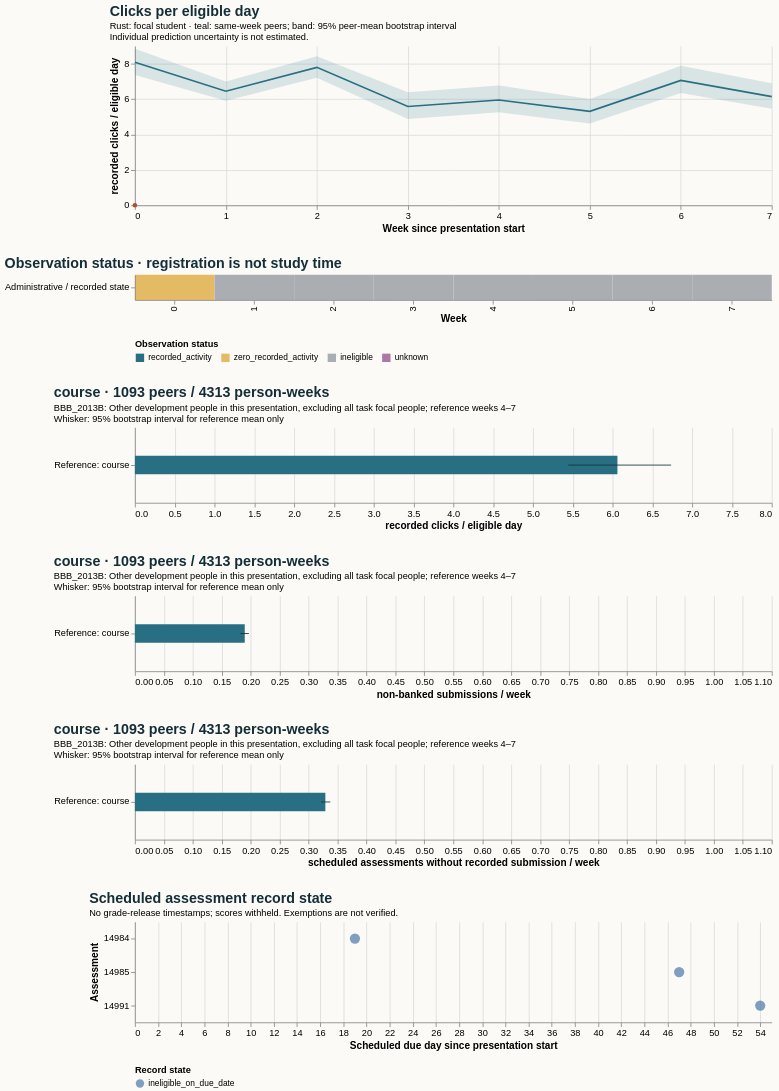

Here is the Vega-Lite specification saved for this chart:
### Vega-Lite specification from a JSON file in a GitHub repository (floating-point values rounded to 4 significant figures)
{"$schema": "https://vega.github.io/schema/vega-lite/v5.20.1.json", "config": {"axis": {"labelFontSize": 11, "titleFontSize": 12}, "background": "#fbfaf7", "font": "sans-serif", "title": {"anchor": "start", "color": "#142e38", "fontSize": 17, "subtitleFontSize": 11}, "view": {"continuousHeight": 300, "continuousWidth": 300, "stroke": null}}, "datasets": {"data-34b7e370ba5db3f4b5c474d5a8c7ddc2": [{"hi": null, "lo": null, "series": "Focal: weeks 4–7", "value": null}, {"hi": 0.1967, "lo": 0.1823, "series": "Reference: course", "value": 0.1897}], "data-35efcf5478918bc40c2bcc37fd938ddf": [{"hi": null, "lo": null, "series": "Focal: weeks 4–7", "value": null}, {"hi": 6.735, "lo": 5.444, "series": "Reference: course", "value": 6.061}], "data-49afe4daf034a980ca0a5ac21d2c21d2": [{"eligible_days": 2.0, "end_day": 6, "logging_completeness": "unknown", "observation_status": "zero_recorded_activity", "row": "Administrative / recorded state", "score_status": "withheld_release_time_unknown", "start_day": 0, "value": 0.0, "week": 0}, {"eligible_days": 0.0, "end_day": 13, "logging_completeness": "unknown", "observation_status": "ineligible", "row": "Administrative / recorded state", "score_status": "withheld_release_time_unknown", "start_day": 7, "value": null, "week": 1}, {"eligible_days": 0.0, "end_day": 20, "logging_completeness": "unknown", "observation_status": "ineligible", "row": "Administrative / recorded state", "score_status": "withheld_release_time_unknown", "start_day": 14, "value": null, "week": 2}, {"eligible_days": 0.0, "end_day": 27, "logging_completeness": "unknown", "observation_status": "ineligible", "row": "Administrative / recorded state", "score_status": "withheld_release_time_unknown", "start_day": 21, "value": null, "week": 3}, {"eligible_days": 0.0, "end_day": 34, "logging_completeness": "unknown", "observation_status": "ineligible", "row": "Administrative / recorded state", "score_status": "withheld_release_time_unknown", "start_day": 28, "value": null, "week": 4}, {"eligible_days": 0.0, "end_day": 41, "logging_completeness": "unknown", "observation_status": "ineligible", "row": "Administrative / recorded state", "score_status": "withheld_release_time_unknown", "start_day": 35, "value": null, "week": 5}, {"eligible_days": 0.0, "end_day": 48, "logging_completeness": "unknown", "observation_status": "ineligible", "row": "Administrative / recorded state", "score_status": "withheld_release_time_unknown", "start_day": 42, "value": null, "week": 6}, {"eligible_days": 0.0, "end_day": 55, "logging_completeness": "unknown", "observation_status": "ineligible", "row": "Administrative / recorded state", "score_status": "withheld_release_time_unknown", "start_day": 49, "value": null, "week": 7}], "data-6000c592f7575eb18013cdacb7a91839": [{"end_day": 6, "focal_value": 0.0, "peer_ci_high": 8.848, "peer_ci_low": 7.359, "peer_mean": 8.09, "peer_observations": 1167, "peer_people": 1167, "reference": "course", "unit": "recorded clicks / eligible day", "week": 0}, {"end_day": 13, "focal_value": null, "peer_ci_high": 6.997, "peer_ci_low": 5.917, "peer_mean": 6.449, "peer_observations": 1159, "peer_people": 1159, "reference": "course", "unit": "recorded clicks / eligible day", "week": 1}, {"end_day": 20, "focal_value": null, "peer_ci_high": 8.429, "peer_ci_low": 7.206, "peer_mean": 7.8, "peer_observations": 1140, "peer_people": 1140, "reference": "course", "unit": "recorded clicks / eligible day", "week": 2}, {"end_day": 27, "focal_value": null, "peer_ci_high": 6.396, "peer_ci_low": 4.874, "peer_mean": 5.586, "peer_observations": 1132, "peer_people": 1132, "reference": "course", "unit": "recorded clicks / eligible day", "week": 3}, {"end_day": 34, "focal_value": null, "peer_ci_high": 6.779, "peer_ci_low": 5.254, "peer_mean": 5.952, "peer_observations": 1093, "peer_people": 1093, "reference": "course", "unit": "recorded clicks / eligible day", "week": 4}, {"end_day": 41, "focal_value": null, "peer_ci_high": 6.011, "peer_ci_low": 4.623, "peer_mean": 5.31, "peer_observations": 1086, "peer_people": 1086, "reference": "course", "unit": "recorded clicks / eligible day", "week": 5}, {"end_day": 48, "focal_value": null, "peer_ci_high": 7.883, "peer_ci_low": 6.344, "peer_mean": 7.057, "peer_observations": 1075, "peer_people": 1075, "reference": "course", "unit": "recorded clicks / eligible day", "week": 6}, {"end_day": 55, "focal_value": null, "peer_ci_high": 6.902, "peer_ci_low": 5.459, "peer_mean": 6.139, "peer_observations": 1059, "peer_people": 1059, "reference": "course", "unit": "recorded clicks / eligible day", "week": 7}], "data-6d0b67e3caf8f42167afb9712a6c39e7": [{"as_of_day": 20, "assessment_id": 14984, "course": "BBB_2013B", "due_day": 19, "person_id": 1996746, "score_status": "withheld_release_time_unknown", "state": "ineligible_on_due_date", "week": 2}, {"as_of_day": 48, "assessment_id": 14985, "course": "BBB_2013B", "due_day": 47, "person_id": 1996746, "score_status": "withheld_release_time_unknown", "state": "ineligible_on_due_date", "week": 6}, {"as_of_day": 55, "assessment_id": 14991, "course": "BBB_2013B", "due_day": 54, "person_id": 1996746, "score_status": "withheld_release_time_unknown", "state": "ineligible_on_due_date", "week": 7}], "data-ef7a837fe5bcea9aa9830679e21eca84": [{"hi": null, "lo": null, "series": "Focal: weeks 4–7", "value": null}, {"hi": 0.3375, "lo": 0.3215, "series": "Reference: course", "value": 0.3289}]}, "resolve": {"scale": {"color": "independent"}}, "spacing": 28, "vconcat": [{"data": {"name": "data-6000c592f7575eb18013cdacb7a91839"}, "height": 190, "layer": [{"encoding": {"x": {"axis": {"tickMinStep": 1}, "field": "week", "title": "Week since presentation start", "type": "quantitative"}, "y": {"field": "peer_ci_low", "scale": {"zero": true}, "title": "recorded clicks / eligible day", "type": "quantitative"}, "y2": {"field": "peer_ci_high"}}, "mark": {"color": "#286f83", "opacity": 0.16, "type": "area"}}, {"encoding": {"tooltip": [{"field": "week", "type": "quantitative"}, {"field": "peer_mean", "type": "quantitative"}, {"field": "peer_people", "type": "quantitative"}, {"field": "peer_observations", "type": "quantitative"}], "x": {"field": "week", "type": "quantitative"}, "y": {"field": "peer_mean", "type": "quantitative"}}, "mark": {"color": "#286f83", "strokeWidth": 2, "type": "line"}}, {"encoding": {"tooltip": [{"field": "week", "type": "quantitative"}, {"field": "focal_value", "type": "quantitative"}], "x": {"field": "week", "type": "quantitative"}, "y": {"field": "focal_value", "type": "quantitative"}}, "mark": {"color": "#b64c35", "point": {"color": "#b64c35"}, "strokeWidth": 2.5, "type": "line"}}], "title": {"subtitle": ["Rust: focal student · teal: same-week peers; band: 95% peer-mean bootstrap interval", "Individual prediction uncertainty is not estimated."], "text": "Clicks per eligible day"}, "width": 760}, {"data": {"name": "data-49afe4daf034a980ca0a5ac21d2c21d2"}, "encoding": {"color": {"field": "observation_status", "legend": {"labelLimit": 260, "orient": "bottom"}, "scale": {"domain": ["recorded_activity", "zero_recorded_activity", "ineligible", "unknown"], "range": ["#286f83", "#e4bb64", "#aaaeb3", "#ac78a5"]}, "title": "Observation status", "type": "nominal"}, "tooltip": [{"field": "week", "type": "quantitative"}, {"field": "eligible_days", "type": "quantitative"}, {"field": "observation_status", "type": "nominal"}, {"field": "logging_completeness", "type": "nominal"}], "x": {"field": "week", "title": "Week", "type": "ordinal"}, "y": {"field": "row", "title": null, "type": "nominal"}}, "height": 30, "mark": {"type": "rect"}, "title": "Observation status · registration is not study time", "width": 760}, {"data": {"name": "data-35efcf5478918bc40c2bcc37fd938ddf"}, "height": 90, "layer": [{"encoding": {"x": {"field": "value", "scale": {"domain": [0, 7.072], "zero": true}, "title": "recorded clicks / eligible day", "type": "quantitative"}, "y": {"field": "series", "sort": null, "title": null, "type": "nominal"}}, "mark": {"color": "#286f83", "size": 22, "type": "bar"}}, {"encoding": {"x": {"field": "lo", "type": "quantitative"}, "x2": {"field": "hi"}, "y": {"field": "series", "sort": null, "title": null, "type": "nominal"}}, "mark": {"color": "#142e38", "type": "rule"}}], "title": {"subtitle": ["BBB_2013B: Other development people in this presentation, excluding all task focal people; reference weeks 4–7", "Whisker: 95% bootstrap interval for reference mean only"], "text": "course · 1093 peers / 4313 person-weeks"}, "width": 760}, {"data": {"name": "data-34b7e370ba5db3f4b5c474d5a8c7ddc2"}, "height": 90, "layer": [{"encoding": {"x": {"field": "value", "scale": {"domain": [0, 1.05], "zero": true}, "title": "non-banked submissions / week", "type": "quantitative"}, "y": {"field": "series", "sort": null, "title": null, "type": "nominal"}}, "mark": {"color": "#286f83", "size": 22, "type": "bar"}}, {"encoding": {"x": {"field": "lo", "type": "quantitative"}, "x2": {"field": "hi"}, "y": {"field": "series", "sort": null, "title": null, "type": "nominal"}}, "mark": {"color": "#142e38", "type": "rule"}}], "title": {"subtitle": ["BBB_2013B: Other development people in this presentation, excluding all task focal people; reference weeks 4–7", "Whisker: 95% bootstrap interval for reference mean only"], "text": "course · 1093 peers / 4313 person-weeks"}, "width": 760}, {"data": {"name": "data-ef7a837fe5bcea9aa9830679e21eca84"}, "height": 90, "layer": [{"encoding": {"x": {"field": "value", "scale": {"domain": [0, 1.05], "zero": true}, "title": "scheduled assessments without recorded submission / week", "type": "quantitative"}, "y": {"field": "series", "sort": null, "title": null, "type": "nominal"}}, "mark": {"color": "#286f83", "size": 22, "type": "bar"}}, {"encoding": {"x": {"field": "lo", "type": "quantitative"}, "x2": {"field": "hi"}, "y": {"field": "series", "sort": null, "title": null, "type": "nominal"}}, "mark": {"color": "#142e38", "type": "rule"}}], "title": {"subtitle": ["BBB_2013B: Other development people in this presentation, excluding all task focal people; reference weeks 4–7", "Whisker: 95% bootstrap interval for reference mean only"], "text": "course · 1093 peers / 4313 person-weeks"}, "width": 760}, {"data": {"name": "data-6d0b67e3caf8f42167afb9712a6c39e7"}, "encoding": {"color": {"field": "state", "legend": {"labelLimit": 400, "orient": "bottom"}, "title": "Record state", "type": "nominal"}, "tooltip": [{"field": "assessment_id", "type": "quantitative"}, {"field": "due_day", "type": "quantitative"}, {"field": "as_of_day", "type": "quantitative"}, {"field": "state", "type": "nominal"}, {"field": "score_status", "type": "nominal"}], "x": {"field": "due_day", "title": "Scheduled due day since presentation start", "type": "quantitative"}, "y": {"field": "assessment_id", "title": "Assessment", "type": "nominal"}}, "height": 120, "mark": {"filled": true, "size": 150, "type": "point"}, "title": {"subtitle": "No grade-release timestamps; scores withheld. Exemptions are not verified.", "text": "Scheduled assessment record state"}, "width": 760}]}
